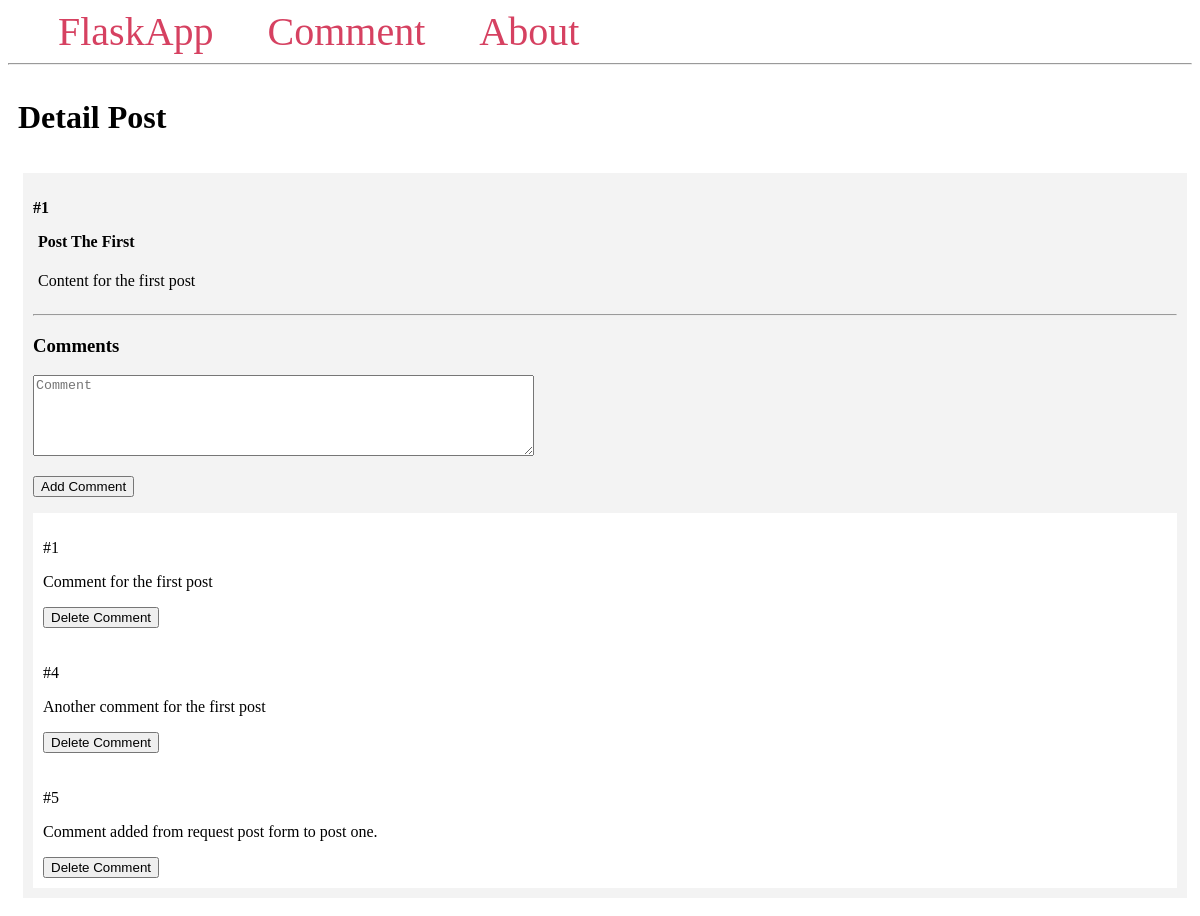
/1/, run on the app's committed database.
### app.py (models this page shows, shortened)
class Post(db.Model):
    id = db.Column(db.Integer, primary_key=True)
    title = db.Column(db.String(100))
    content = db.Column(db.Text)
    comments = db.relationship('Comment', backref='post') # create one-to-many reln bn post and comment models

class Comment(db.Model):
    id = db.Column(db.Integer, primary_key=True)
    content = db.Column(db.Text)
    post_id = db.Column(db.Integer, db.ForeignKey('post.id'))

### app.py (the view)
@app.route('/<int:post_id>/', methods=['GET', 'POST'])
def post(post_id):
     post = db.get_or_404(Post, post_id)
     if request.method == 'POST':
          comment = Comment(content=request.form['content'], post=post)
          db.session.add(comment)
          db.session.commit()
          return redirect(url_for('post', post_id=post.id))
     return render_template('post.html', post=post)

### templates/post.html
{% extends 'base.html' %}
{% block content %}
  <span class="title"><h1>{% block title %}Detail Post{% endblock  %}</h1></span>
<div class="content">
  <div class="post">
    <p><b>#{{ post.id }}</b></p>
    <b>
      <p class="title">{{ post.title }}</p>
    </b>
    <div class="content">
      <p>{{ post.content }}</p>
    </div>
    <hr>
    <h3>Comments</h3>
    <form action="{{ url_for('post', post_id=post.id)}}" method="post">
      <p>
        <textarea name="content" cols="60" rows="5" placeholder="Comment"></textarea>
      </p>
      <p>
        <button type="submit">Add Comment</button>
      </p>
    </form>
    {% for comment in post.comments %}
      <div class="comment">
        <p>#{{ comment.id }}</p>
        <p>{{ comment.content }}</p>
        <form action="{{ url_for('delete_comment', comment_id=comment.id)}}" method='post'>
          <input type="submit" value="Delete Comment"
            onclick="return confirm('Are you sure you want to delete?')">
        </form>
      </div>
    {% endfor %}
  </div>
</div>
{% endblock  %}

### templates/base.html (style rules this page uses)
.title { margin: 5px; }
.content { margin: 5px; width: 100%; display: flex; flex-direction: row; flex-wrap: wrap; }
.comment { padding: 10px; maring: 10px; background-color: #fff; }
.post { flex: 20%; padding: 10px; margin: 5px; background-color: #f3f3f3; inline-size: 100%; }

### data on the page
Post: id "1", title "Post The First", content "Content for the first post"
Comment: id "1", content "Comment for the first post"
Comment: id "4", content "Another comment for the first post"
Comment: id "5", content "Comment added from request post form to post one."
